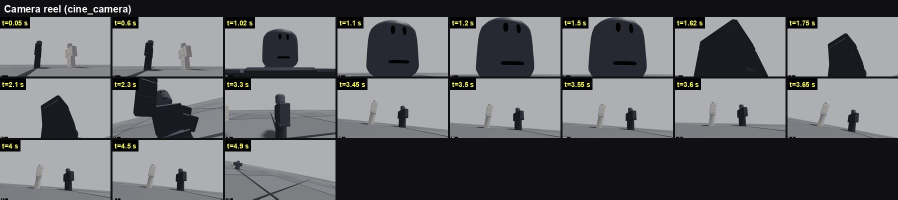
#> input picture plugins/roblox-skills/skills/roblox-feel-audio-vfx/assets/cutscene-examples/camera_reel_strip.jpg, 1796 x 399 px (shown at 1/2 size); its folder holds only this picture in this run
$ python -i art_stats.py   (imports and definitions only)
#> lines starting #> are read from the running program, lines starting #| are printed output that depends on the picture
import json, os, colorsys, statistics as st
from PIL import Image, ImageFilter, ImageStat
# [1 line not run here, left out]
def stats(p):
    im=Image.open(p).convert('RGB'); im.thumbnail((256,256))
#> in stats, im is the input picture: PIL image 1796x399 RGB; mean R, G, B 100, 100.6, 103.9
#> after `im.thumbnail((256, 256))`:
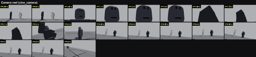
#> im: PIL image 256x57 RGB; mean R, G, B 100, 100.6, 103.8
    px=list(im.getdata()); n=len(px)
#> after `px = list(im.getdata())`: px = 14592 items, first 6: (16, 16, 18), (12, 12, 14), (12, 12, 14), (14, 14, 16), (15, 15, 17), (14, 14, 16)
#> after `n = len(px)`: n = 14592
    hsv=[colorsys.rgb_to_hsv(r/255,g/255,b/255) for r,g,b in px]
#> hsv = 14592 items, first 6: (0.667, 0.111, 0.0706), (0.667, 0.143, 0.0549), (0.667, 0.143, 0.0549), (0.667, 0.125, 0.0627), (0.667, 0.118, 0.0667), (0.667, 0.125, 0.0627)
    sat=sum(h[1] for h in hsv)/n; val=sum(h[2] for h in hsv)/n
#> after `sat = sum((h[1] for h in hsv)) / n`: sat = 0.087
#> after `val = sum((h[2] for h in hsv)) / n`: val = 0.409
    lum=[0.2126*r+0.7152*g+0.0722*b for r,g,b in px]; con=st.pstdev(lum)/255
#> after `lum = [0.2126 * r + 0.7152 * g + 0.0722 * b for r, g, b in px]`: lum = 14592 values, max 187.1 at index 5313, min 0 at index 10242, mean 100.7
#> after `con = st.pstdev(lum) / 255`: con = 0.272
    # center vs edge brightness (subject in center / vignette)
    w,h=im.size; c=im.crop((w//4,h//4,3*w//4,3*h//4)); ce=ImageStat.Stat(c.convert('L')).mean[0]; al=ImageStat.Stat(im.convert('L')).mean[0]
#> after `w, h = im.size`: w = 256; h = 57
#> after `c = im.crop((w // 4, h // 4, 3 * w // 4, 3 * h // 4))`:
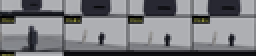
#> c: PIL image 128x28 RGB (shown 2 times larger); mean R, G, B 121.3, 122, 126
#> after `ce = ImageStat.Stat(c.convert('L')).mean[0]`: ce = 122.2
#> after `al = ImageStat.Stat(im.convert('L')).mean[0]`: al = 100.7
    edges=im.convert('L').filter(ImageFilter.FIND_EDGES); ed=ImageStat.Stat(edges).mean[0]/255
#> after `edges = im.convert('L').filter(ImageFilter.FIND_EDGES)`:
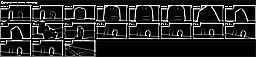
#> edges: PIL image 256x57 L; min 0, max 255, mean 38.7
#> after `ed = ImageStat.Stat(edges).mean[0] / 255`: ed = 0.152
    # distinct hue buckets with >=8% share (palette size)
    b={}
    for hh,ss,vv in hsv:
        if ss>0.25 and vv>0.2: b[int(hh*12)%12]=b.get(int(hh*12)%12,0)+1
#> this loop made 14592 passes
#> (ss, vv) on passes 1 to 3: (0.111, 0.0706), (0.143, 0.0549), (0.143, 0.0549)
#> after the loop, b = {2: 119, 1: 33}
    pal=sum(1 for v in b.values() if v/n>=0.08)
#> pal = 0
    return dict(sat=sat,val=val,con=con,center_minus_all=(ce-al)/255,edge=ed,hues=pal)
def agg(kind):
    rows=[]
    for u,v in d.items():
        files=[f for f in os.listdir(f'{kind}') if f.startswith(u+('_' if kind=='thumbs' else '.'))]
        if files: rows.append(stats(f'{kind}/{files[0]}'))
    print('==',kind,len(rows))
    for k in rows[0]:
        xs=sorted(r[k] for r in rows); q=lambda p: xs[int(p*(len(xs)-1))]
        print(f' {k}: p10={q(.1):.2f} med={q(.5):.2f} p90={q(.9):.2f}')
# [1 line not run here, left out]

>>> result = stats('../../roblox-feel-audio-vfx/assets/cutscene-examples/camera_reel_strip.jpg')
#> result = {'sat': 0.087, 'val': 0.409, 'con': 0.272, 'center_minus_all': 0.0843, 'edge': 0.152, 'hues': 0}
